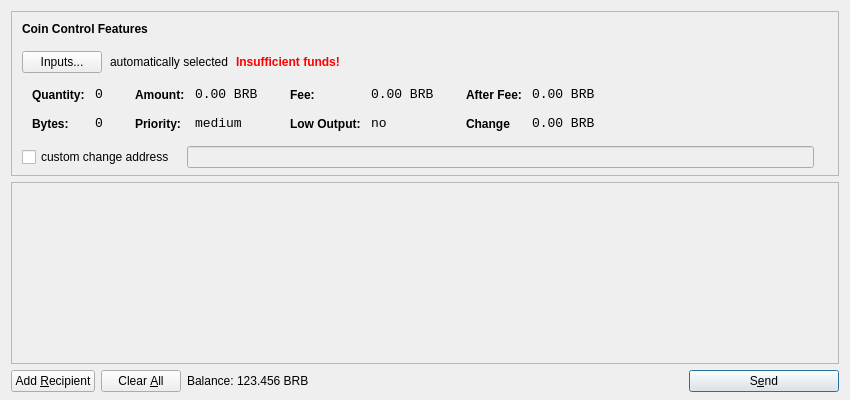
<?xml version="1.0" encoding="UTF-8"?>
<ui version="4.0">
 <class>SendCoinsDialog</class>
 <widget class="QDialog" name="SendCoinsDialog">
  <property name="geometry">
   <rect>
    <x>0</x>
    <y>0</y>
    <width>850</width>
    <height>400</height>
   </rect>
  </property>
  <property name="windowTitle">
   <string>Send Coins</string>
  </property>
  <layout class="QVBoxLayout" name="verticalLayout" stretch="0,1,0">
   <property name="bottomMargin">
    <number>8</number>
   </property>
   <item>
    <widget class="QFrame" name="frameCoinControl">
     <property name="sizePolicy">
      <sizepolicy hsizetype="Expanding" vsizetype="Expanding">
       <horstretch>0</horstretch>
       <verstretch>0</verstretch>
      </sizepolicy>
     </property>
     <property name="maximumSize">
      <size>
       <width>16777215</width>
       <height>16777215</height>
      </size>
     </property>
     <property name="frameShape">
      <enum>QFrame::StyledPanel</enum>
     </property>
     <property name="frameShadow">
      <enum>QFrame::Sunken</enum>
     </property>
     <layout class="QVBoxLayout" name="verticalLayoutCoinControl2">
      <property name="spacing">
       <number>-1</number>
      </property>
      <property name="leftMargin">
       <number>0</number>
      </property>
      <property name="topMargin">
       <number>0</number>
      </property>
      <property name="rightMargin">
       <number>0</number>
      </property>
      <property name="bottomMargin">
       <number>6</number>
      </property>
      <item>
       <layout class="QVBoxLayout" name="verticalLayoutCoinControl" stretch="0,0,0,0,1">
        <property name="spacing">
         <number>0</number>
        </property>
        <property name="leftMargin">
         <number>10</number>
        </property>
        <property name="topMargin">
         <number>10</number>
        </property>
        <item>
         <layout class="QHBoxLayout" name="horizontalLayoutCoinControl1">
          <property name="bottomMargin">
           <number>15</number>
          </property>
          <item>
           <widget class="QLabel" name="labelCoinControlFeatures">
            <property name="sizePolicy">
             <sizepolicy hsizetype="Preferred" vsizetype="Maximum">
              <horstretch>0</horstretch>
              <verstretch>0</verstretch>
             </sizepolicy>
            </property>
            <property name="font">
             <font>
              <weight>75</weight>
              <bold>true</bold>
             </font>
            </property>
            <property name="styleSheet">
             <string notr="true">font-weight:bold;</string>
            </property>
            <property name="text">
             <string>Coin Control Features</string>
            </property>
           </widget>
          </item>
         </layout>
        </item>
        <item>
         <layout class="QHBoxLayout" name="horizontalLayoutCoinControl2" stretch="0,0,0,0">
          <property name="spacing">
           <number>8</number>
          </property>
          <property name="bottomMargin">
           <number>10</number>
          </property>
          <item>
           <widget class="QPushButton" name="pushButtonCoinControl">
            <property name="styleSheet">
             <string notr="true"/>
            </property>
            <property name="text">
             <string>Inputs...</string>
            </property>
           </widget>
          </item>
          <item>
           <widget class="QLabel" name="labelCoinControlAutomaticallySelected">
            <property name="text">
             <string>automatically selected</string>
            </property>
            <property name="margin">
             <number>5</number>
            </property>
           </widget>
          </item>
          <item>
           <widget class="QLabel" name="labelCoinControlInsuffFunds">
            <property name="font">
             <font>
              <weight>75</weight>
              <bold>true</bold>
             </font>
            </property>
            <property name="styleSheet">
             <string notr="true">color:red;font-weight:bold;</string>
            </property>
            <property name="text">
             <string>Insufficient funds!</string>
            </property>
            <property name="margin">
             <number>5</number>
            </property>
           </widget>
          </item>
          <item>
           <spacer name="horizontalSpacerCoinControl">
            <property name="orientation">
             <enum>Qt::Horizontal</enum>
            </property>
            <property name="sizeHint" stdset="0">
             <size>
              <width>40</width>
              <height>1</height>
             </size>
            </property>
           </spacer>
          </item>
         </layout>
        </item>
        <item>
         <widget class="QWidget" name="widgetCoinControl" native="true">
          <property name="sizePolicy">
           <sizepolicy hsizetype="Preferred" vsizetype="Preferred">
            <horstretch>0</horstretch>
            <verstretch>0</verstretch>
           </sizepolicy>
          </property>
          <property name="minimumSize">
           <size>
            <width>0</width>
            <height>0</height>
           </size>
          </property>
          <property name="styleSheet">
           <string notr="true"/>
          </property>
          <layout class="QHBoxLayout" name="horizontalLayoutCoinControl5">
           <property name="margin">
            <number>0</number>
           </property>
           <item>
            <layout class="QHBoxLayout" name="horizontalLayoutCoinControl3" stretch="0,0,0,1">
             <property name="spacing">
              <number>20</number>
             </property>
             <property name="topMargin">
              <number>0</number>
             </property>
             <property name="bottomMargin">
              <number>10</number>
             </property>
             <item>
              <layout class="QFormLayout" name="formLayoutCoinControl1">
               <property name="horizontalSpacing">
                <number>10</number>
               </property>
               <property name="verticalSpacing">
                <number>14</number>
               </property>
               <property name="leftMargin">
                <number>10</number>
               </property>
               <property name="topMargin">
                <number>4</number>
               </property>
               <property name="rightMargin">
                <number>6</number>
               </property>
               <item row="0" column="0">
                <widget class="QLabel" name="labelCoinControlQuantityText">
                 <property name="styleSheet">
                  <string notr="true">font-weight:bold;</string>
                 </property>
                 <property name="text">
                  <string>Quantity:</string>
                 </property>
                 <property name="margin">
                  <number>0</number>
                 </property>
                </widget>
               </item>
               <item row="0" column="1">
                <widget class="QLabel" name="labelCoinControlQuantity">
                 <property name="font">
                  <font>
                   <family>Monospace</family>
                   <pointsize>10</pointsize>
                  </font>
                 </property>
                 <property name="cursor">
                  <cursorShape>IBeamCursor</cursorShape>
                 </property>
                 <property name="contextMenuPolicy">
                  <enum>Qt::ActionsContextMenu</enum>
                 </property>
                 <property name="text">
                  <string>0</string>
                 </property>
                 <property name="margin">
                  <number>0</number>
                 </property>
                 <property name="textInteractionFlags">
                  <set>Qt::LinksAccessibleByMouse|Qt::TextSelectableByKeyboard|Qt::TextSelectableByMouse</set>
                 </property>
                </widget>
               </item>
               <item row="1" column="0">
                <widget class="QLabel" name="labelCoinControlBytesText">
                 <property name="styleSheet">
                  <string notr="true">font-weight:bold;</string>
                 </property>
                 <property name="text">
                  <string>Bytes:</string>
                 </property>
                </widget>
               </item>
               <item row="1" column="1">
                <widget class="QLabel" name="labelCoinControlBytes">
                 <property name="font">
                  <font>
                   <family>Monospace</family>
                   <pointsize>10</pointsize>
                  </font>
                 </property>
                 <property name="cursor">
                  <cursorShape>IBeamCursor</cursorShape>
                 </property>
                 <property name="contextMenuPolicy">
                  <enum>Qt::ActionsContextMenu</enum>
                 </property>
                 <property name="text">
                  <string>0</string>
                 </property>
                 <property name="textInteractionFlags">
                  <set>Qt::LinksAccessibleByMouse|Qt::TextSelectableByKeyboard|Qt::TextSelectableByMouse</set>
                 </property>
                </widget>
               </item>
              </layout>
             </item>
             <item>
              <layout class="QFormLayout" name="formLayoutCoinControl2">
               <property name="horizontalSpacing">
                <number>10</number>
               </property>
               <property name="verticalSpacing">
                <number>14</number>
               </property>
               <property name="leftMargin">
                <number>6</number>
               </property>
               <property name="topMargin">
                <number>4</number>
               </property>
               <property name="rightMargin">
                <number>6</number>
               </property>
               <item row="0" column="0">
                <widget class="QLabel" name="labelCoinControlAmountText">
                 <property name="styleSheet">
                  <string notr="true">font-weight:bold;</string>
                 </property>
                 <property name="text">
                  <string>Amount:</string>
                 </property>
                 <property name="margin">
                  <number>0</number>
                 </property>
                </widget>
               </item>
               <item row="0" column="1">
                <widget class="QLabel" name="labelCoinControlAmount">
                 <property name="font">
                  <font>
                   <family>Monospace</family>
                   <pointsize>10</pointsize>
                  </font>
                 </property>
                 <property name="cursor">
                  <cursorShape>IBeamCursor</cursorShape>
                 </property>
                 <property name="contextMenuPolicy">
                  <enum>Qt::ActionsContextMenu</enum>
                 </property>
                 <property name="text">
                  <string>0.00 BRB</string>
                 </property>
                 <property name="textInteractionFlags">
                  <set>Qt::LinksAccessibleByMouse|Qt::TextSelectableByKeyboard|Qt::TextSelectableByMouse</set>
                 </property>
                </widget>
               </item>
               <item row="1" column="0">
                <widget class="QLabel" name="labelCoinControlPriorityText">
                 <property name="styleSheet">
                  <string notr="true">font-weight:bold;</string>
                 </property>
                 <property name="text">
                  <string>Priority:</string>
                 </property>
                </widget>
               </item>
               <item row="1" column="1">
                <widget class="QLabel" name="labelCoinControlPriority">
                 <property name="font">
                  <font>
                   <family>Monospace</family>
                   <pointsize>10</pointsize>
                  </font>
                 </property>
                 <property name="cursor">
                  <cursorShape>IBeamCursor</cursorShape>
                 </property>
                 <property name="contextMenuPolicy">
                  <enum>Qt::ActionsContextMenu</enum>
                 </property>
                 <property name="text">
                  <string>medium</string>
                 </property>
                 <property name="textInteractionFlags">
                  <set>Qt::LinksAccessibleByMouse|Qt::TextSelectableByKeyboard|Qt::TextSelectableByMouse</set>
                 </property>
                </widget>
               </item>
              </layout>
             </item>
             <item>
              <layout class="QFormLayout" name="formLayoutCoinControl3">
               <property name="horizontalSpacing">
                <number>10</number>
               </property>
               <property name="verticalSpacing">
                <number>14</number>
               </property>
               <property name="leftMargin">
                <number>6</number>
               </property>
               <property name="topMargin">
                <number>4</number>
               </property>
               <property name="rightMargin">
                <number>6</number>
               </property>
               <item row="0" column="0">
                <widget class="QLabel" name="labelCoinControlFeeText">
                 <property name="styleSheet">
                  <string notr="true">font-weight:bold;</string>
                 </property>
                 <property name="text">
                  <string>Fee:</string>
                 </property>
                 <property name="margin">
                  <number>0</number>
                 </property>
                </widget>
               </item>
               <item row="0" column="1">
                <widget class="QLabel" name="labelCoinControlFee">
                 <property name="font">
                  <font>
                   <family>Monospace</family>
                   <pointsize>10</pointsize>
                  </font>
                 </property>
                 <property name="cursor">
                  <cursorShape>IBeamCursor</cursorShape>
                 </property>
                 <property name="contextMenuPolicy">
                  <enum>Qt::ActionsContextMenu</enum>
                 </property>
                 <property name="text">
                  <string>0.00 BRB</string>
                 </property>
                 <property name="textInteractionFlags">
                  <set>Qt::LinksAccessibleByMouse|Qt::TextSelectableByKeyboard|Qt::TextSelectableByMouse</set>
                 </property>
                </widget>
               </item>
               <item row="1" column="0">
                <widget class="QLabel" name="labelCoinControlLowOutputText">
                 <property name="styleSheet">
                  <string notr="true">font-weight:bold;</string>
                 </property>
                 <property name="text">
                  <string>Low Output:</string>
                 </property>
                </widget>
               </item>
               <item row="1" column="1">
                <widget class="QLabel" name="labelCoinControlLowOutput">
                 <property name="font">
                  <font>
                   <family>Monospace</family>
                   <pointsize>10</pointsize>
                  </font>
                 </property>
                 <property name="cursor">
                  <cursorShape>IBeamCursor</cursorShape>
                 </property>
                 <property name="contextMenuPolicy">
                  <enum>Qt::ActionsContextMenu</enum>
                 </property>
                 <property name="text">
                  <string>no</string>
                 </property>
                 <property name="textInteractionFlags">
                  <set>Qt::LinksAccessibleByMouse|Qt::TextSelectableByKeyboard|Qt::TextSelectableByMouse</set>
                 </property>
                </widget>
               </item>
              </layout>
             </item>
             <item>
              <layout class="QFormLayout" name="formLayoutCoinControl4">
               <property name="horizontalSpacing">
                <number>10</number>
               </property>
               <property name="verticalSpacing">
                <number>14</number>
               </property>
               <property name="leftMargin">
                <number>6</number>
               </property>
               <property name="topMargin">
                <number>4</number>
               </property>
               <property name="rightMargin">
                <number>6</number>
               </property>
               <item row="0" column="0">
                <widget class="QLabel" name="labelCoinControlAfterFeeText">
                 <property name="styleSheet">
                  <string notr="true">font-weight:bold;</string>
                 </property>
                 <property name="text">
                  <string>After Fee:</string>
                 </property>
                 <property name="margin">
                  <number>0</number>
                 </property>
                </widget>
               </item>
               <item row="0" column="1">
                <widget class="QLabel" name="labelCoinControlAfterFee">
                 <property name="font">
                  <font>
                   <family>Monospace</family>
                   <pointsize>10</pointsize>
                  </font>
                 </property>
                 <property name="cursor">
                  <cursorShape>IBeamCursor</cursorShape>
                 </property>
                 <property name="contextMenuPolicy">
                  <enum>Qt::ActionsContextMenu</enum>
                 </property>
                 <property name="text">
                  <string>0.00 BRB</string>
                 </property>
                 <property name="textInteractionFlags">
                  <set>Qt::LinksAccessibleByMouse|Qt::TextSelectableByKeyboard|Qt::TextSelectableByMouse</set>
                 </property>
                </widget>
               </item>
               <item row="1" column="0">
                <widget class="QLabel" name="labelCoinControlChangeText">
                 <property name="styleSheet">
                  <string notr="true">font-weight:bold;</string>
                 </property>
                 <property name="text">
                  <string>Change</string>
                 </property>
                </widget>
               </item>
               <item row="1" column="1">
                <widget class="QLabel" name="labelCoinControlChange">
                 <property name="font">
                  <font>
                   <family>Monospace</family>
                   <pointsize>10</pointsize>
                  </font>
                 </property>
                 <property name="cursor">
                  <cursorShape>IBeamCursor</cursorShape>
                 </property>
                 <property name="contextMenuPolicy">
                  <enum>Qt::ActionsContextMenu</enum>
                 </property>
                 <property name="text">
                  <string>0.00 BRB</string>
                 </property>
                 <property name="textInteractionFlags">
                  <set>Qt::LinksAccessibleByMouse|Qt::TextSelectableByKeyboard|Qt::TextSelectableByMouse</set>
                 </property>
                </widget>
               </item>
              </layout>
             </item>
            </layout>
           </item>
          </layout>
         </widget>
        </item>
        <item>
         <layout class="QHBoxLayout" name="horizontalLayoutCoinControl4" stretch="0,0,0">
          <property name="spacing">
           <number>12</number>
          </property>
          <property name="sizeConstraint">
           <enum>QLayout::SetDefaultConstraint</enum>
          </property>
          <property name="topMargin">
           <number>5</number>
          </property>
          <property name="rightMargin">
           <number>5</number>
          </property>
          <item>
           <widget class="QCheckBox" name="checkBoxCoinControlChange">
            <property name="text">
             <string>custom change address</string>
            </property>
           </widget>
          </item>
          <item>
           <widget class="QLineEdit" name="lineEditCoinControlChange">
            <property name="enabled">
             <bool>false</bool>
            </property>
            <property name="sizePolicy">
             <sizepolicy hsizetype="Expanding" vsizetype="Fixed">
              <horstretch>0</horstretch>
              <verstretch>0</verstretch>
             </sizepolicy>
            </property>
           </widget>
          </item>
          <item>
           <widget class="QLabel" name="labelCoinControlChangeLabel">
            <property name="sizePolicy">
             <sizepolicy hsizetype="Preferred" vsizetype="Expanding">
              <horstretch>0</horstretch>
              <verstretch>0</verstretch>
             </sizepolicy>
            </property>
            <property name="minimumSize">
             <size>
              <width>0</width>
              <height>0</height>
             </size>
            </property>
            <property name="text">
             <string/>
            </property>
            <property name="margin">
             <number>3</number>
            </property>
           </widget>
          </item>
         </layout>
        </item>
        <item>
         <spacer name="verticalSpacerCoinControl">
          <property name="orientation">
           <enum>Qt::Vertical</enum>
          </property>
          <property name="sizeHint" stdset="0">
           <size>
            <width>800</width>
            <height>1</height>
           </size>
          </property>
         </spacer>
        </item>
       </layout>
      </item>
     </layout>
    </widget>
   </item>
   <item>
    <widget class="QScrollArea" name="scrollArea">
     <property name="widgetResizable">
      <bool>true</bool>
     </property>
     <widget class="QWidget" name="scrollAreaWidgetContents">
      <property name="geometry">
       <rect>
        <x>0</x>
        <y>0</y>
        <width>830</width>
        <height>165</height>
       </rect>
      </property>
      <layout class="QVBoxLayout" name="verticalLayout_2">
       <property name="margin">
        <number>0</number>
       </property>
       <item>
        <layout class="QVBoxLayout" name="entries">
         <property name="spacing">
          <number>6</number>
         </property>
        </layout>
       </item>
       <item>
        <spacer name="verticalSpacer">
         <property name="orientation">
          <enum>Qt::Vertical</enum>
         </property>
         <property name="sizeHint" stdset="0">
          <size>
           <width>20</width>
           <height>40</height>
          </size>
         </property>
        </spacer>
       </item>
      </layout>
     </widget>
    </widget>
   </item>
   <item>
    <layout class="QHBoxLayout" name="horizontalLayout">
     <item>
      <widget class="QPushButton" name="addButton">
       <property name="toolTip">
        <string>Send to multiple recipients at once</string>
       </property>
       <property name="text">
        <string>Add &amp;Recipient</string>
       </property>
       <property name="icon">
        <iconset resource="../bitcoin.qrc">
         <normaloff>:/icons/add</normaloff>:/icons/add</iconset>
       </property>
       <property name="autoDefault">
        <bool>false</bool>
       </property>
      </widget>
     </item>
     <item>
      <widget class="QPushButton" name="clearButton">
       <property name="sizePolicy">
        <sizepolicy hsizetype="Minimum" vsizetype="Fixed">
         <horstretch>0</horstretch>
         <verstretch>0</verstretch>
        </sizepolicy>
       </property>
       <property name="toolTip">
        <string>Remove all transaction fields</string>
       </property>
       <property name="text">
        <string>Clear &amp;All</string>
       </property>
       <property name="icon">
        <iconset resource="../bitcoin.qrc">
         <normaloff>:/icons/remove</normaloff>:/icons/remove</iconset>
       </property>
       <property name="autoRepeatDelay">
        <number>300</number>
       </property>
       <property name="autoDefault">
        <bool>false</bool>
       </property>
      </widget>
     </item>
     <item>
      <layout class="QHBoxLayout" name="horizontalLayout_2">
       <property name="spacing">
        <number>3</number>
       </property>
       <item>
        <widget class="QLabel" name="label">
         <property name="sizePolicy">
          <sizepolicy hsizetype="Preferred" vsizetype="Fixed">
           <horstretch>0</horstretch>
           <verstretch>0</verstretch>
          </sizepolicy>
         </property>
         <property name="text">
          <string>Balance:</string>
         </property>
        </widget>
       </item>
       <item>
        <widget class="QLabel" name="labelBalance">
         <property name="sizePolicy">
          <sizepolicy hsizetype="Preferred" vsizetype="Fixed">
           <horstretch>0</horstretch>
           <verstretch>0</verstretch>
          </sizepolicy>
         </property>
         <property name="cursor">
          <cursorShape>IBeamCursor</cursorShape>
         </property>
         <property name="text">
          <string>123.456 BRB</string>
         </property>
         <property name="textInteractionFlags">
          <set>Qt::LinksAccessibleByMouse|Qt::TextSelectableByKeyboard|Qt::TextSelectableByMouse</set>
         </property>
        </widget>
       </item>
      </layout>
     </item>
     <item>
      <spacer name="horizontalSpacer">
       <property name="orientation">
        <enum>Qt::Horizontal</enum>
       </property>
       <property name="sizeHint" stdset="0">
        <size>
         <width>40</width>
         <height>20</height>
        </size>
       </property>
      </spacer>
     </item>
     <item>
      <widget class="QPushButton" name="sendButton">
       <property name="minimumSize">
        <size>
         <width>150</width>
         <height>0</height>
        </size>
       </property>
       <property name="toolTip">
        <string>Confirm the send action</string>
       </property>
       <property name="text">
        <string>S&amp;end</string>
       </property>
       <property name="icon">
        <iconset resource="../bitcoin.qrc">
         <normaloff>:/icons/send</normaloff>:/icons/send</iconset>
       </property>
       <property name="default">
        <bool>true</bool>
       </property>
      </widget>
     </item>
    </layout>
   </item>
  </layout>
 </widget>
 <resources>
  <include location="../bitcoin.qrc"/>
 </resources>
 <connections/>
</ui>
